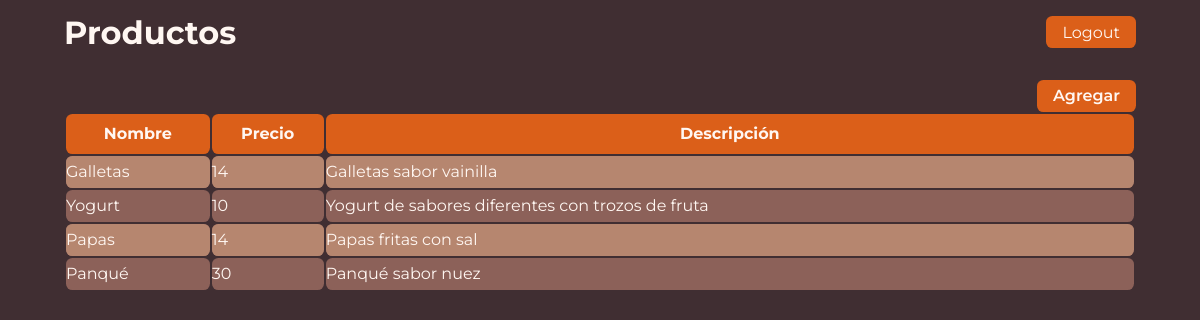
/productos/, run on the app's committed database.
### productos/models.py (models this page shows, shortened)
class Producto(models.Model):
  nombre = models.CharField(max_length=100, help_text='Nombre del producto')
  precio = models.IntegerField(help_text='Precio unitario')
  descripcion = models.CharField(max_length=200, help_text='Descripción')

### productos/views.py (the view)
# urls.py: path('productos/', views.lista_productos, name='lista_productos')
def lista_productos(request):
  productos = Producto.objects.all()
  return render(request, 'productos/lista.html', {'productos': productos})

### productos/templates/productos/lista.html (shortened to what this page needs)
{% extends 'base.html' %}
{% load static %}
{% block styles %}
  <link rel="stylesheet" href="{% static 'styles/tables.css' %}">
{% endblock %}
{% block location %}
  Productos
{% endblock %}
{% block content %}
  <article class="list_container">
    <div class="list_actions">
      <button class="add_btn">Agregar</button>
    </div>
    <table class="list_table">
      <thead>
        <tr>
          <th>Nombre</th>
          <th>Precio</th>
          <th>Descripción</th>
        </tr>
      </thead>
      <tbody>
        {% for producto in productos %}
          <tr>
            <td>{{ producto.nombre }}</td>
            <td>{{ producto.precio }}</td>
            <td>{{ producto.descripcion }}</td>
          </tr>
        {% endfor %}
      </tbody>
    </table>
  </article>
{% endblock %}

### templates/base.html (shortened to what this page needs)
{% load static %}
<!DOCTYPE html>
<html lang="en">
<head>
  <link rel="stylesheet" href="{% static 'styles/globals.css' %}">
  {% block styles %}{% endblock %}
</head>
<body>
  <header class="header_base">
    <h1>{% block location %}Base{% endblock %}</h1>
    <a class="link_btn" href="#">Logout</a>
  </header>
  <main class="main_base">
    {% block content %}{% endblock %}
  </main>
</body>
</html>

### static/styles/globals.css (style rules this page uses)
:root { --mainColor: #DB5F19; --background: #402E32; --background2: #8C6159; --background3: #B6866F; --textColor: #FFF7F2; --errorColor: #8C1A00; }
* { margin: 0; padding: 0; box-sizing: border-box; color: var(--textColor); font-family: 'Montserrat', sans-serif; }
html { font-size: 16px; font-weight: 400; }
body { min-height: 100dvh; background-color: var(--background); }
.header_base { display: flex; align-items: center; justify-content: space-between; height: 4rem; padding: 0 4rem; }
.link_btn { max-width: fit-content; padding: .4rem 1rem; border-radius: .4rem; background-color: var(--mainColor); text-decoration: none; }
.main_base { padding: 1rem 4rem; }

### static/styles/tables.css (style rules this page uses)
.list_actions { display: flex; align-items: center; justify-content: flex-end; }
.add_btn { font-size: 1rem; font-weight: 600; background-color: var(--mainColor); color: var(--textColor); border-radius: .4rem; padding: .4rem 1rem; border: none; outline: none; }
.list_table { width: 100%; }
.list_table thead { height: 2.5rem; background-color: var(--mainColor); }
.list_table thead tr th { border-radius: .4rem; }
.list_table tbody { background-color: var(--background2); }
.list_table tbody tr td { height: 2rem; border-radius: .4rem; }
.list_table tbody tr:nth-child(odd) { background-color: var(--background3); }

### data on the page
Producto: nombre "Galletas", precio "14", descripcion "Galletas sabor vainilla"
Producto: nombre "Yogurt", precio "10", descripcion "Yogurt de sabores diferentes con trozos de fruta"
Producto: nombre "Papas", precio "14", descripcion "Papas fritas con sal"
Producto: nombre "Panqué", precio "30", descripcion "Panqué sabor nuez"
